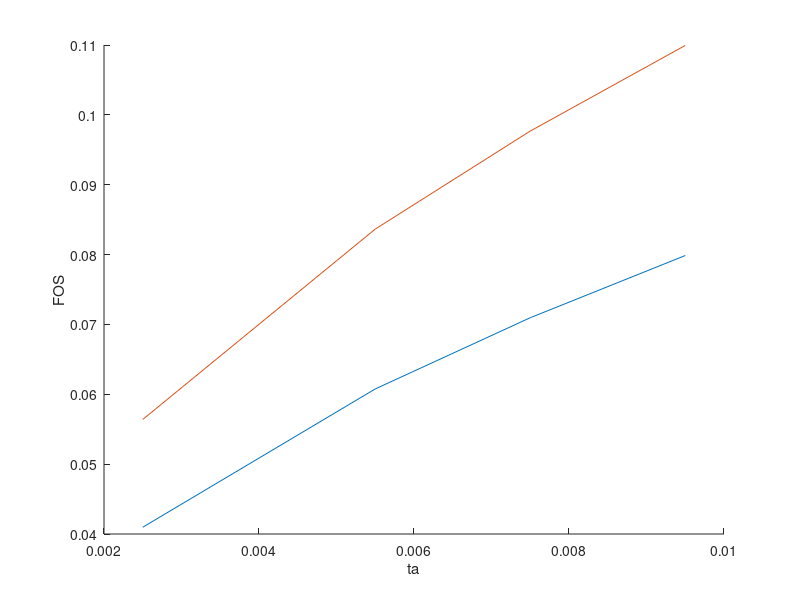
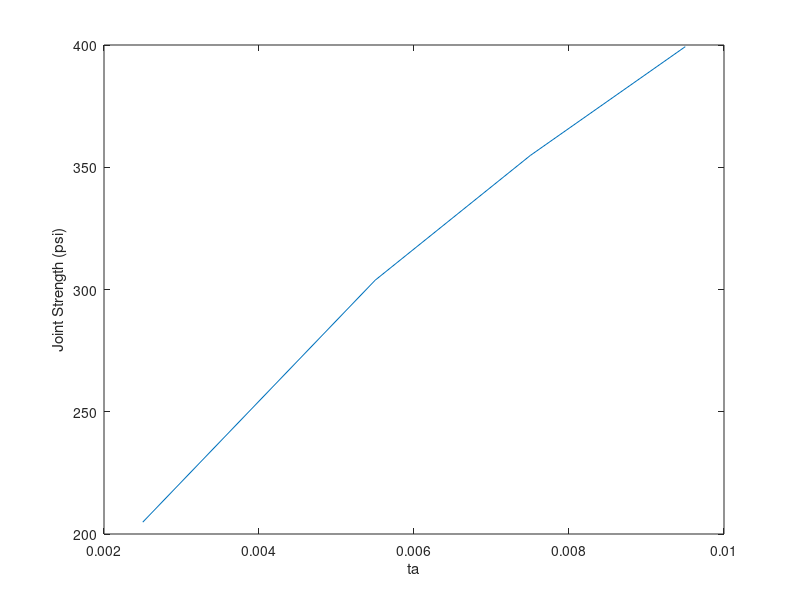
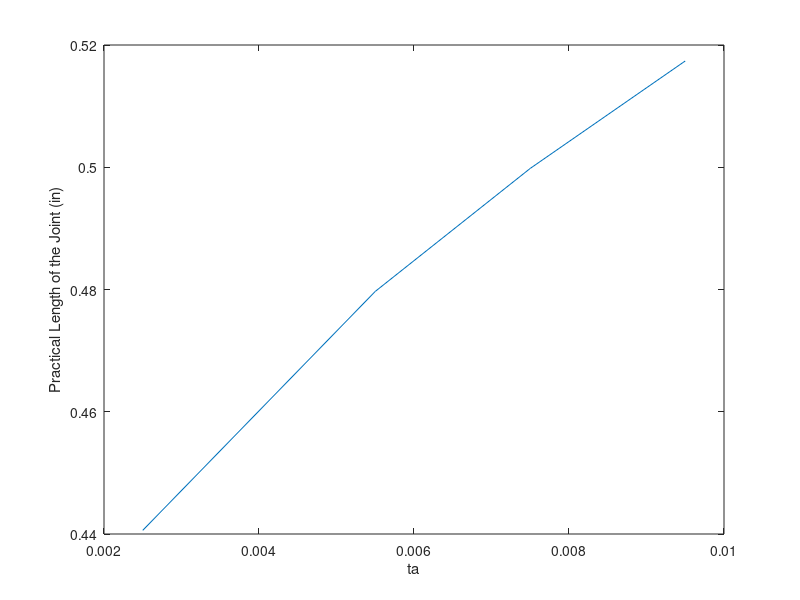
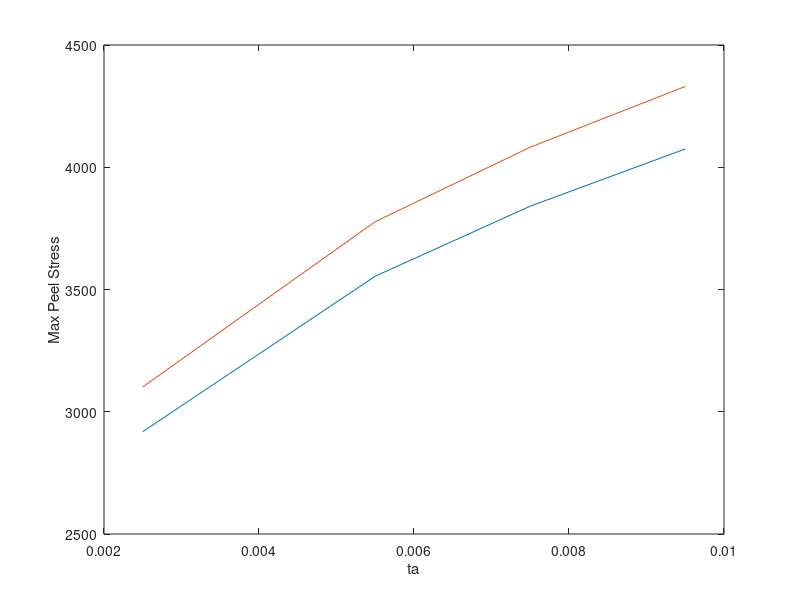

Source code (MATLAB) for these figures, in order:
clc,clear

P=5000;

tau_p=[6950 5780];

Sh_mod=[63685 26495]';

Ult_el=[.0052 .0114];
Y_el=[.00074 .00079];

t1=.25;
t2=.25;
w=1;

E=10^6;

ta=[2.5 5.5 7.5 9.5]./1000;

lam=sqrt(2.*Sh_mod(1,1)./ta.*(1/(E*t1)+2/(E*t2)));

L_prac=P./(2*tau_p(1,1))+2./lam;

tau_ave=2./(L_prac.*sqrt(1/(E.*t1)+1/(E.*t2))).*sqrt(tau_p(1,1).*ta'.*(Y_el(1,1)/2+(Ult_el(1,1)-Y_el(1,1))));
tau_ave2=2./(L_prac.*sqrt(1/(E.*t1)+1/(E.*t2))).*sqrt(tau_p(1,2).*ta'.*(Y_el(1,2)/2+(Ult_el(1,2)-Y_el(1,2))));


J_str=2*w./(sqrt(1/(E.*t1)+1/(E.*t2))).*sqrt(tau_p(1,1).*ta.*(Y_el(1,1)/2+(Ult_el(1,1)-Y_el(1,1))));
J_str2=2*w./(sqrt(1/(E.*t1)+1/(E.*t2))).*sqrt(tau_p(1,2).*ta.*(Y_el(1,2)/2+(Ult_el(1,2)-Y_el(1,2))));

FOS=J_str./P;
FOS2=J_str2./P;


nu=.33;
E_C=[1.6*10^5 6*10^4];
Mpeel=[7000 3000];

sig_c_max=tau_p.*(3*E_C.*(1-nu).*t2./(E.*ta')).^(-1/4);
sig_c_ult=(Mpeel*t2/4)/(1/12*(t2/2)^3);

Fos=sig_c_ult./sig_c_max;

figure
hold on
plot(ta,FOS)
plot(ta,FOS2)
xlabel('ta')
ylabel('FOS')
figure
plot(ta,J_str)
plot(ta,J_str)
xlabel('ta')
ylabel('Joint Strength (psi)')
figure
plot(ta,L_prac)
xlabel('ta')
ylabel('Practical Length of the Joint (in)')
figure
plot(ta,sig_c_max)
xlabel('ta')
ylabel('Max Peel Stress')
